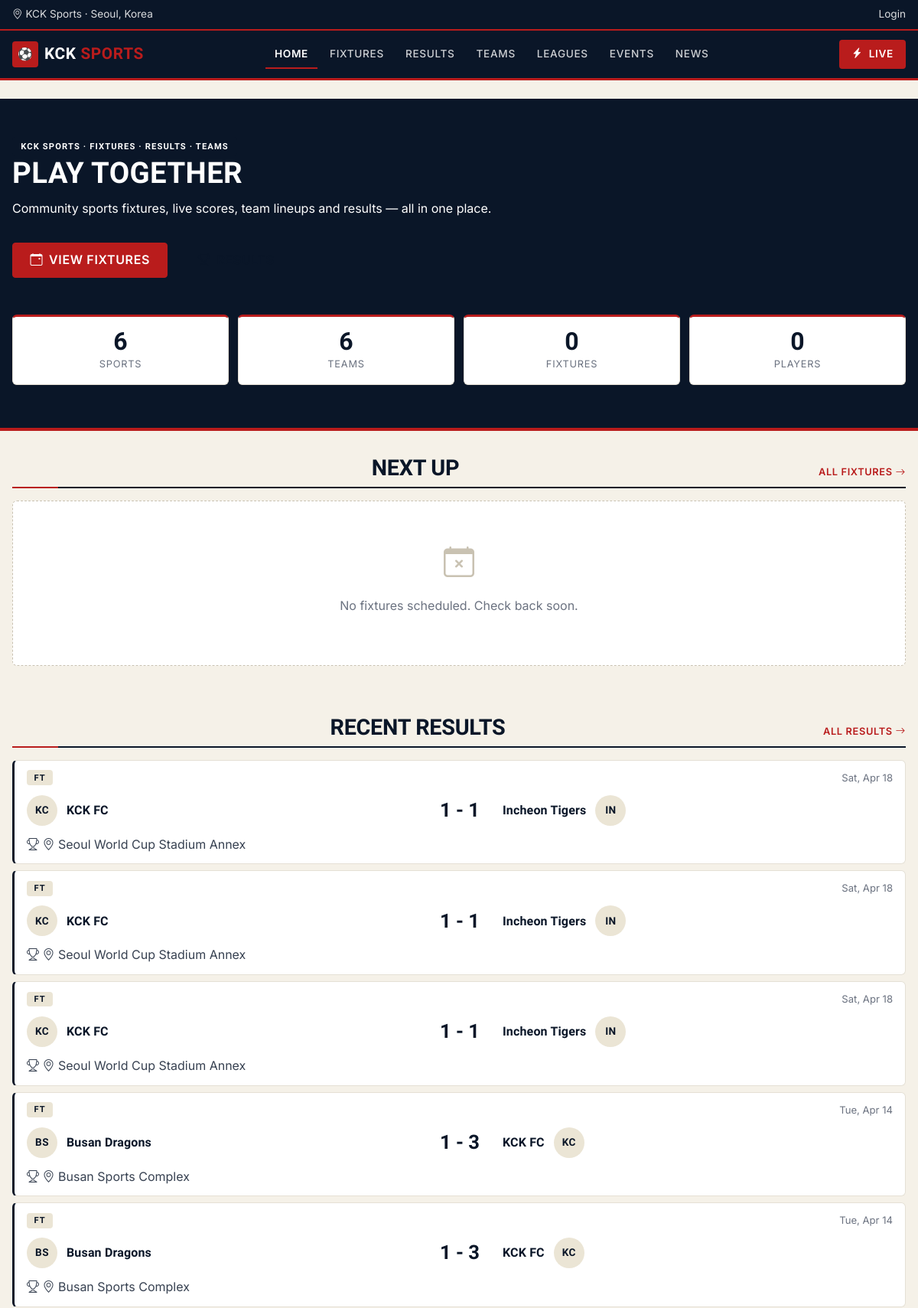
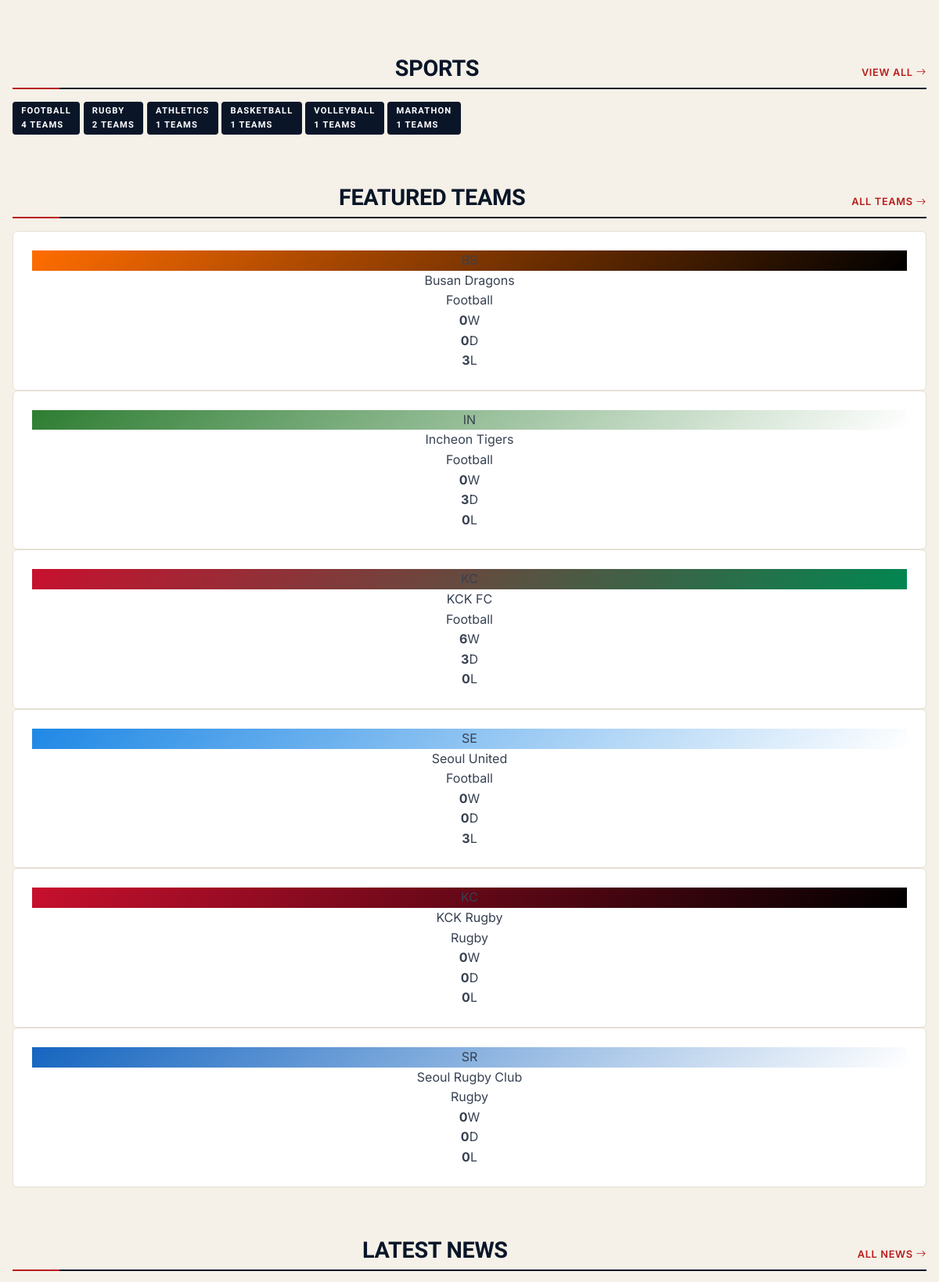
The app's page /sports/ (upper part) with its own data (2 pictures, top to bottom).
### sports/models.py (models this page shows, shortened)
class Fixture(models.Model):
    competition = models.ForeignKey(Competition, on_delete=models.CASCADE, related_name='fixtures',
        null=True, blank=True)
    home_team = models.ForeignKey(Team, on_delete=models.CASCADE, related_name='home_fixtures')
    away_team = models.ForeignKey(Team, on_delete=models.CASCADE, related_name='away_fixtures')
    kickoff = models.DateTimeField()
    venue = models.CharField(max_length=255)
    status = models.CharField(max_length=20, choices=FIXTURE_STATUS_CHOICES, default='scheduled')
    home_score = models.IntegerField(null=True, blank=True)
    away_score = models.IntegerField(null=True, blank=True)
    match_report = models.TextField(blank=True)
    highlights_video_url = models.URLField(blank=True)
    mvp = models.ForeignKey(Player, on_delete=models.SET_NULL, null=True, blank=True,
        related_name='mvp_fixtures')
    notes = models.TextField(blank=True)
    created_at = models.DateTimeField(auto_now_add=True)
    updated_at = models.DateTimeField(auto_now=True)
    class Meta:
        ordering = ['-kickoff']

class Team(models.Model):
    name = models.CharField(max_length=255)
    slug = models.SlugField(unique=True, max_length=255, blank=True)
    sport = models.ForeignKey(Sport, on_delete=models.CASCADE, related_name='teams')
    short_name = models.CharField(max_length=20, blank=True)
    logo = models.ImageField(upload_to='sports/teams/', blank=True, null=True)
    color_primary = models.CharField(max_length=20, default='#00A651')
    color_secondary = models.CharField(max_length=20, default='#000000')
    founded = models.DateField(null=True, blank=True)
    captain = models.ForeignKey(settings.AUTH_USER_MODEL, on_delete=models.SET_NULL,
        null=True, blank=True, related_name='teams_captained')
    home_venue = models.CharField(max_length=255, blank=True)
    description = models.TextField(blank=True)
    active = models.BooleanField(default=True)
    created_at = models.DateTimeField(auto_now_add=True)
    class Meta:
        ordering = ['sport', 'name']
    @property
    def wins(self):
        return (Fixture.objects.filter(home_team=self, status='completed',
                                       home_score__gt=models.F('away_score')).count()
                + Fixture.objects.filter(away_team=self, status='completed',
                                         away_score__gt=models.F('home_score')).count())
    @property
    def losses(self):
        return (Fixture.objects.filter(home_team=self, status='completed',
                                       home_score__lt=models.F('away_score')).count()
                + Fixture.objects.filter(away_team=self, status='completed',
                                         away_score__lt=models.F('home_score')).count())
    @property
    def draws(self):
        return Fixture.objects.filter(
            models.Q(home_team=self) | models.Q(away_team=self),
            status='completed', home_score=models.F('away_score')).count()

class Sport(models.Model):
    name = models.CharField(max_length=100)
    slug = models.SlugField(unique=True, max_length=120, blank=True)
    category = models.CharField(max_length=30, choices=SPORT_CATEGORY_CHOICES, default='football')
    description = models.TextField(blank=True)
    icon = models.CharField(max_length=10, blank=True, default='⚽')
    cover_image = models.ImageField(upload_to='sports/covers/', blank=True, null=True)
    active = models.BooleanField(default=True)
    sort_order = models.IntegerField(default=0)
    created_at = models.DateTimeField(auto_now_add=True)
    class Meta:
        ordering = ['sort_order', 'name']

### sports/views.py (the view)
# urls.py: path('', views.home, name='home'),
def home(request):
    now = timezone.now()
    ctx = {
        'sports': Sport.objects.filter(active=True)[:8],
        'upcoming_fixtures': Fixture.objects.filter(
            status='scheduled', kickoff__gte=now
        ).select_related('home_team', 'away_team', 'competition').order_by('kickoff')[:5],
        'recent_results': Fixture.objects.filter(
            status='completed'
        ).select_related('home_team', 'away_team').order_by('-kickoff')[:5],
        'live_fixtures': Fixture.objects.filter(status='live').select_related('home_team', 'away_team'),
        'featured_teams': Team.objects.filter(active=True)[:6],
        'upcoming_events': SportsEvent.objects.filter(
            active=True, starts_at__gte=now
        ).order_by('starts_at')[:3],
        'featured_news': SportsNews.objects.filter(published=True, featured=True).first(),
        'latest_news': SportsNews.objects.filter(published=True)[:3],
        'active_competitions': Competition.objects.filter(active=True)[:4],
    }
    return render(request, 'sports/home.html', ctx)

### templates/sports/home.html (shortened to what this page needs)
{% extends 'sports/sports_base.html' %}
{% load static %}
{% block content %}
<section class="sp-hero">
    <div class="container-sp">
        <div class="sp-eyebrow">KCK SPORTS · FIXTURES · RESULTS · TEAMS</div>
        <h1>PLAY <span class="hl">TOGETHER</span></h1>
        <p class="tagline">Community sports fixtures, live scores, team lineups and results — all in one place.</p>
        <div class="hero-actions" style="display:flex;gap:1rem;flex-wrap:wrap;margin-top:2rem;">
            <a href="{% url 'sports:fixture_list' %}" class="sp-btn sp-btn-primary sp-btn-lg">
                <i class="bi bi-calendar-event"></i> View Fixtures
            </a>
            <a href="{% url 'sports:results' %}" class="sp-btn sp-btn-outline sp-btn-lg">
                <i class="bi bi-trophy"></i> Results
            </a>
        </div>
        <div class="sp-stats" style="margin-top:3rem;">
            <div class="sp-stat">
                <div class="num">{{ sports|length|default:0 }}</div>
                <div class="label">Sports</div>
            </div>
            <div class="sp-stat">
                <div class="num">{{ featured_teams|length|default:0 }}</div>
                <div class="label">Teams</div>
            </div>
            <div class="sp-stat">
                <div class="num">{{ upcoming_fixtures|length|default:0 }}</div>
                <div class="label">Fixtures</div>
            </div>
            <div class="sp-stat">
                <div class="num">{{ total_players|default:0 }}</div>
                <div class="label">Players</div>
            </div>
        </div>
    </div>
</section>
<section class="section-sp">
    <div class="container-sp">
        <div class="sp-section-head">
            <h2>NEXT UP</h2>
            <a href="{% url 'sports:fixture_list' %}" class="link-all">All Fixtures <i class="bi bi-arrow-right"></i></a>
        </div>
        {% if upcoming_fixtures %}
        <div class="grid-2">
            {% for fixture in upcoming_fixtures %}
            <a href="{% url 'sports:fixture_detail' fixture.pk %}" style="text-decoration:none;color:inherit;">
                <div class="sp-fixture">
                    <div class="meta">
                        <span class="sp-badge sp-badge-scheduled">{{ fixture.kickoff|date:"D, M j" }}</span>
                        <span><i class="bi bi-clock"></i> {{ fixture.kickoff|date:"g:i A" }}</span>
                    </div>
                    <div class="teams">
                        <div class="team">
                            {% if fixture.home_team.logo %}
                                <img src="{{ fixture.home_team.logo.url }}" class="team-logo" alt="{{ fixture.home_team.name }}">
                            {% else %}
                                <div class="team-logo">{{ fixture.home_team.short_name|default:fixture.home_team.name|slice:":2"|upper }}</div>
                            {% endif %}
                            <div class="team-name">{{ fixture.home_team.name }}</div>
                        </div>
                        <div class="vs">VS</div>
                        <div class="team">
                            {% if fixture.away_team.logo %}
                                <img src="{{ fixture.away_team.logo.url }}" class="team-logo" alt="{{ fixture.away_team.name }}">
                            {% else %}
                                <div class="team-logo">{{ fixture.away_team.short_name|default:fixture.away_team.name|slice:":2"|upper }}</div>
                            {% endif %}
                            <div class="team-name">{{ fixture.away_team.name }}</div>
                        </div>
                    </div>
                    <div class="footer">
                        <span><i class="bi bi-trophy"></i> {{ fixture.competition.name }}</span>
                        <span><i class="bi bi-geo-alt"></i> {{ fixture.venue|default:"TBA" }}</span>
                    </div>
                </div>
            </a>
            {% endfor %}
        </div>
        {% else %}
        <div class="sp-empty">
            <div class="icon"><i class="bi bi-calendar-x"></i></div>
            <p>No fixtures scheduled. Check back soon.</p>
        </div>
        {% endif %}
    </div>
</section>
<section class="section-sp section-alt">
    <div class="container-sp">
        <div class="sp-section-head">
            <h2>RECENT RESULTS</h2>
            <a href="{% url 'sports:results' %}" class="link-all">All Results <i class="bi bi-arrow-right"></i></a>
        </div>
        {% if recent_results %}
        <div class="grid-2">
            {% for fixture in recent_results %}
            <a href="{% url 'sports:fixture_detail' fixture.pk %}" style="text-decoration:none;color:inherit;">
                <div class="sp-fixture">
                    <div class="meta">
                        <span class="sp-badge sp-badge-completed">FT</span>
                        <span>{{ fixture.kickoff|date:"D, M j" }}</span>
                    </div>
                    <div class="teams">
                        <div class="team">
                            {% if fixture.home_team.logo %}
                                <img src="{{ fixture.home_team.logo.url }}" class="team-logo" alt="{{ fixture.home_team.name }}">
                            {% else %}
                                <div class="team-logo">{{ fixture.home_team.short_name|default:fixture.home_team.name|slice:":2"|upper }}</div>
                            {% endif %}
                            <div class="team-name">{{ fixture.home_team.name }}</div>
                        </div>
                        <div class="score">
                            <span {% if fixture.home_score > fixture.away_score %}class="won"{% endif %}>{{ fixture.home_score|default:0 }}</span>
                            <span class="sep">-</span>
                            <span {% if fixture.away_score > fixture.home_score %}class="won"{% endif %}>{{ fixture.away_score|default:0 }}</span>
                        </div>
                        <div class="team">
                            {% if fixture.away_team.logo %}
                                <img src="{{ fixture.away_team.logo.url }}" class="team-logo" alt="{{ fixture.away_team.name }}">
                            {% else %}
                                <div class="team-logo">{{ fixture.away_team.short_name|default:fixture.away_team.name|slice:":2"|upper }}</div>
                            {% endif %}
                            <div class="team-name">{{ fixture.away_team.name }}</div>
                        </div>
                    </div>
                    <div class="footer">
                        <span><i class="bi bi-trophy"></i> {{ fixture.competition.name }}</span>
                        <span><i class="bi bi-geo-alt"></i> {{ fixture.venue|default:"TBA" }}</span>
                    </div>
                </div>
            </a>
            {% endfor %}
        </div>
        {% else %}
        <div class="sp-empty">
            <div class="icon"><i class="bi bi-clipboard"></i></div>
            <p>No results available yet.</p>
        </div>
        {% endif %}
    </div>
</section>
{% if sports %}
<section class="section-sp">
    <div class="container-sp">
        <div class="sp-section-head">
            <h2>SPORTS</h2>
            <a href="{% url 'sports:sport_list' %}" class="link-all">View All <i class="bi bi-arrow-right"></i></a>
        </div>
        <div class="grid-4">
            {% for sport in sports %}
            <a href="{% url 'sports:sport_detail' sport.slug %}" style="text-decoration:none;color:inherit;">
                <div class="sp-category">
                    <div class="name">{{ sport.name }}</div>
                    <div class="count">{{ sport.team_count|default:sport.teams.count }} teams</div>
                </div>
            </a>
            {% endfor %}
        </div>
    </div>
</section>
{% endif %}
{% if featured_teams %}
<section class="section-sp section-alt">
    <div class="container-sp">
        <div class="sp-section-head">
            <h2>FEATURED TEAMS</h2>
            <a href="{% url 'sports:team_list' %}" class="link-all">All Teams <i class="bi bi-arrow-right"></i></a>
        </div>
        <div class="grid-3">
            {% for team in featured_teams %}
            <a href="{% url 'sports:team_detail' team.slug %}" style="text-decoration:none;color:inherit;">
                <div class="sp-team-card" style="--team-color: {{ team.color_primary|default:'#00E676' }};">
                    <div class="team-banner" style="background: linear-gradient(135deg, {{ team.color_primary|default:'#00E676' }}, {{ team.color_secondary|default:'#1a2230' }});">
                        {% if team.logo %}
                            <img src="{{ team.logo.url }}" class="team-logo-lg" alt="{{ team.name }}">
                        {% else %}
                            <div class="team-logo-lg">{{ team.short_name|default:team.name|slice:":2"|upper }}</div>
                        {% endif %}
                    </div>
                    <div class="team-body">
                        <div class="team-name">{{ team.name }}</div>
                        <div class="team-sport">{{ team.sport.name }}</div>
                        <div class="team-stats">
                            <div><strong>{{ team.wins|default:0 }}</strong><span>W</span></div>
                            <div><strong>{{ team.draws|default:0 }}</strong><span>D</span></div>
                            <div><strong>{{ team.losses|default:0 }}</strong><span>L</span></div>
                        </div>
                    </div>
                </div>
            </a>
            {% endfor %}
        </div>
    </div>
</section>
{% endif %}
{% if latest_news %}
<section class="section-sp">
    <div class="container-sp">
        <div class="sp-section-head">
            <h2>LATEST NEWS</h2>
            <a href="{% url 'sports:news_list' %}" class="link-all">All News <i class="bi bi-arrow-right"></i></a>
        </div>
    </div>
</section>
{% endif %}
{% endblock %}

### records on screen
Fixture: kickoff "Sat, Apr 18", home_team.short_name "KC", home_team.name "KCK FC", home_score "1", away_score "1", away_team.short_name "IN", away_team.name "Incheon Tigers", venue "Seoul World Cup Stadium Annex"
Fixture: kickoff "Sat, Apr 18", home_team.short_name "KC", home_team.name "KCK FC", home_score "1", away_score "1", away_team.short_name "IN", away_team.name "Incheon Tigers", venue "Seoul World Cup Stadium Annex"
Fixture: kickoff "Sat, Apr 18", home_team.short_name "KC", home_team.name "KCK FC", home_score "1", away_score "1", away_team.short_name "IN", away_team.name "Incheon Tigers", venue "Seoul World Cup Stadium Annex"
Fixture: kickoff "Tue, Apr 14", home_team.short_name "BS", home_team.name "Busan Dragons", home_score "1", away_score "3", away_team.short_name "KC", away_team.name "KCK FC", venue "Busan Sports Complex"
Fixture: kickoff "Tue, Apr 14", home_team.short_name "BS", home_team.name "Busan Dragons", home_score "1", away_score "3", away_team.short_name "KC", away_team.name "KCK FC", venue "Busan Sports Complex"
Sport: name "FOOTBALL", team_count "4"
Sport: name "RUGBY", team_count "2"
Sport: name "ATHLETICS", team_count "1"
Sport: name "BASKETBALL", team_count "1"
Sport: name "VOLLEYBALL", team_count "1"
Sport: name "MARATHON", team_count "1"
Team: name "Busan Dragons", sport.name "Football", wins "0", draws "0", losses "3"
Team: short_name "IN", name "Incheon Tigers", sport.name "Football", wins "0", draws "3", losses "0"
Team: name "KCK FC", sport.name "Football", wins "6", draws "3", losses "0"
Team: short_name "SE", name "Seoul United", sport.name "Football", wins "0", draws "0", losses "3"
Team: short_name "KC", name "KCK Rugby", sport.name "Rugby", wins "0", draws "0", losses "0"
Team: short_name "SR", name "Seoul Rugby Club", sport.name "Rugby", wins "0", draws "0", losses "0"

### other values on screen
{{ sports|length|default:0 }} "6"
{{ featured_teams|length|default:0 }} "6"
{{ upcoming_fixtures|length|default:0 }} "0"
{{ total_players|default:0 }} "0"
